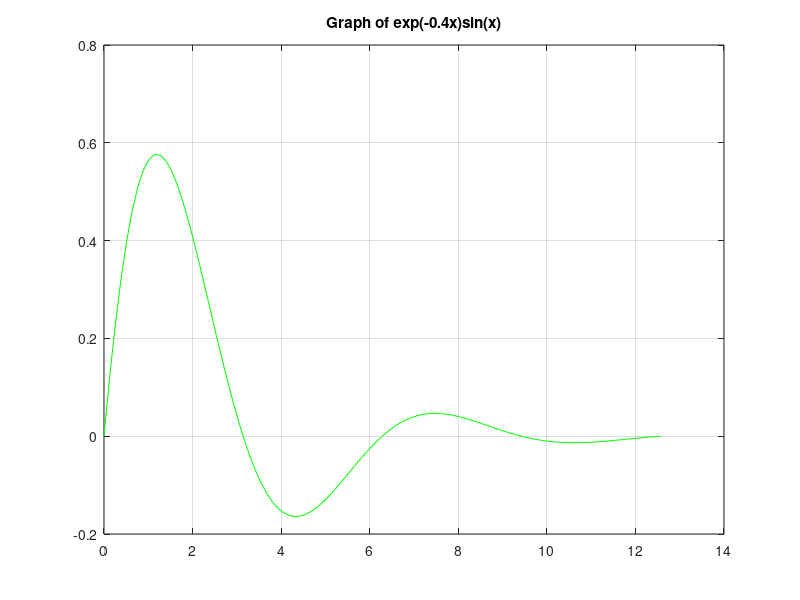

Reproduce this figure in MATLAB.
clc; clear;

x = linspace(0, 4*pi, 100);

y = exp(-0.4 * x) .* sin(x);

plot(x,y, 'g-');
grid on;
title('Graph of exp(-0.4x)sin(x)')
